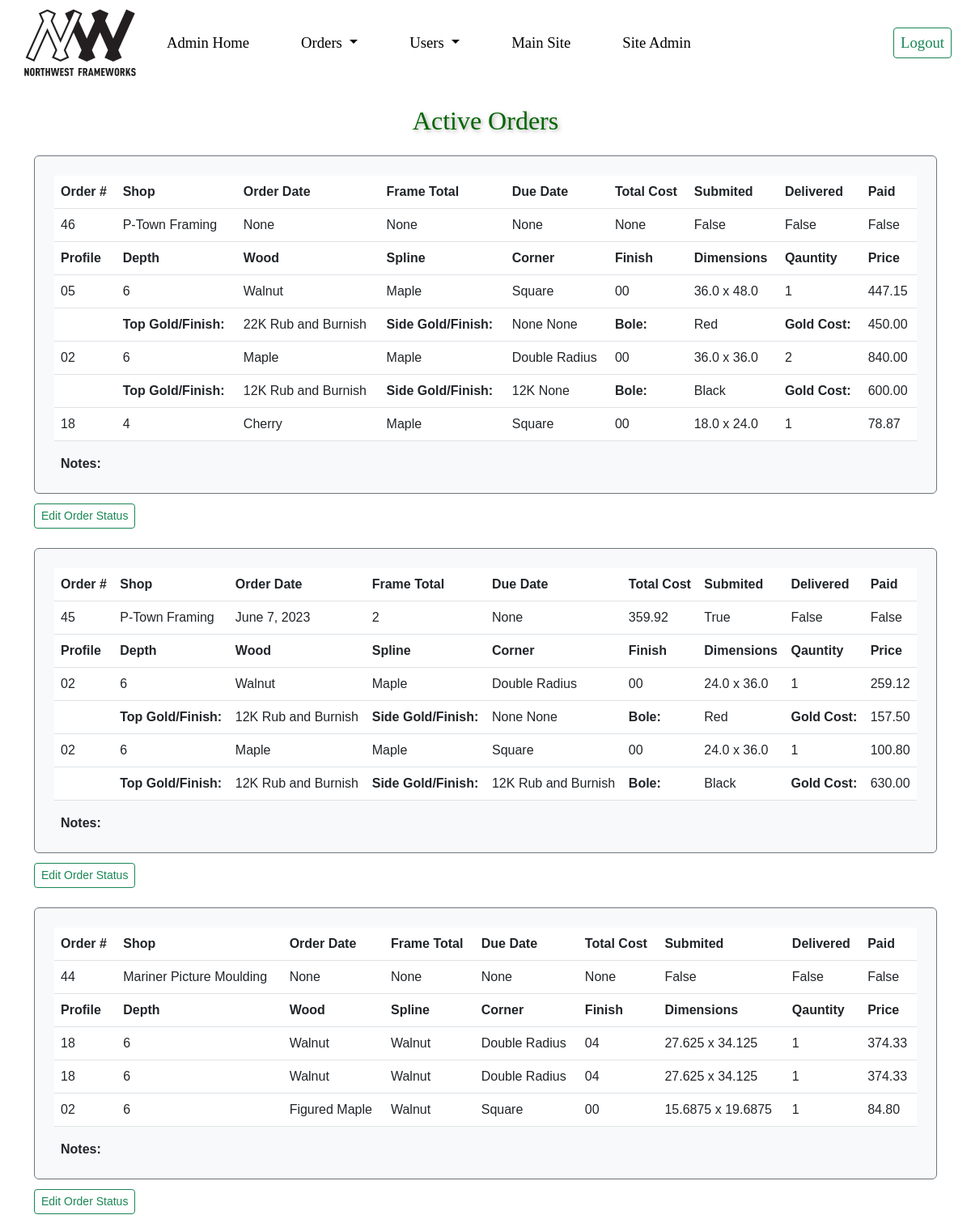
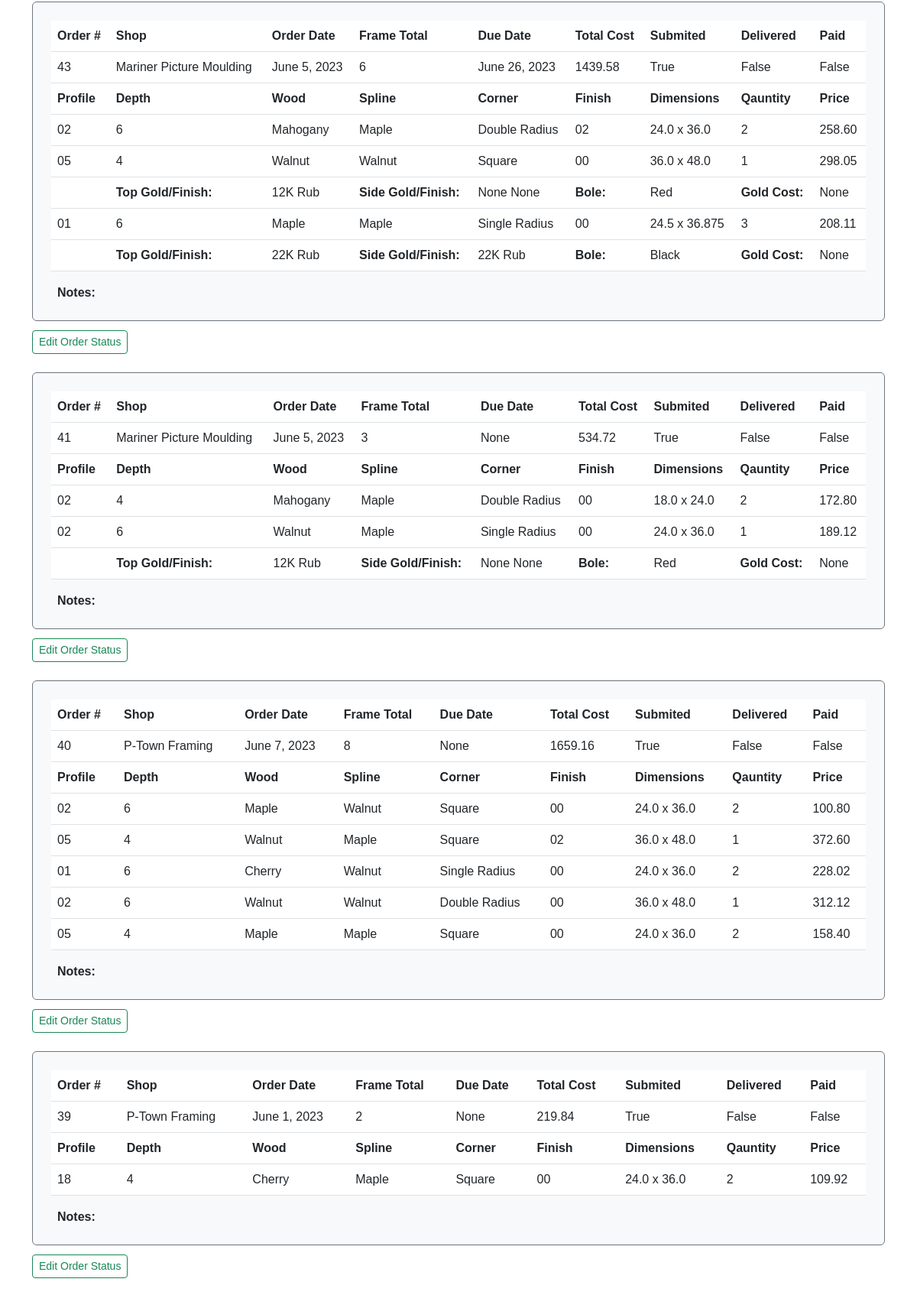
Before: /active_orders/ (signed in, upper part) with the older database file (2 pictures, top to bottom).
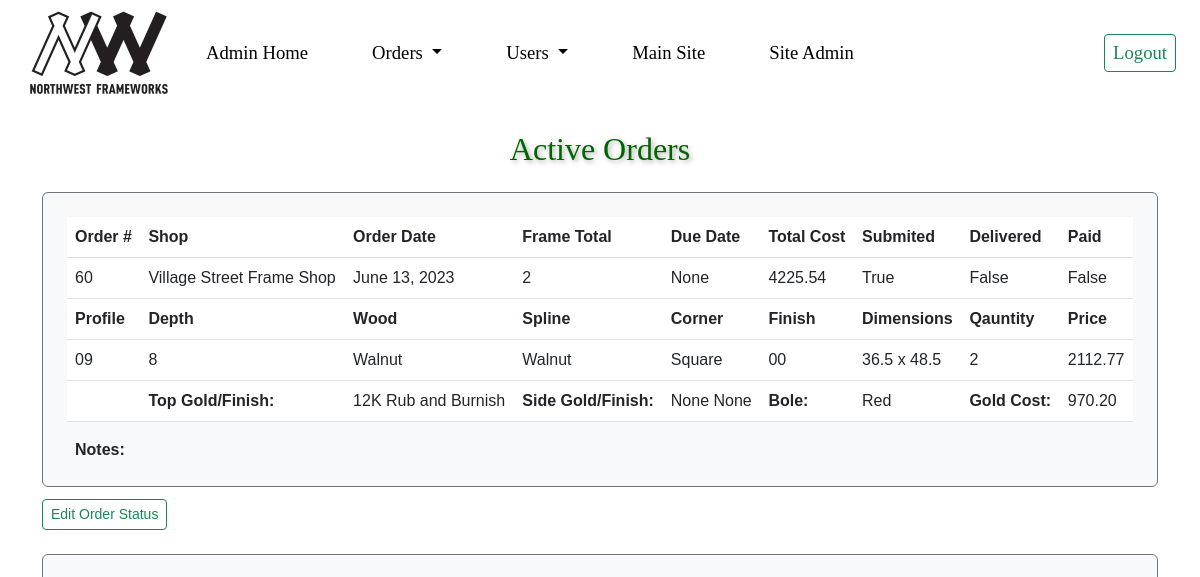
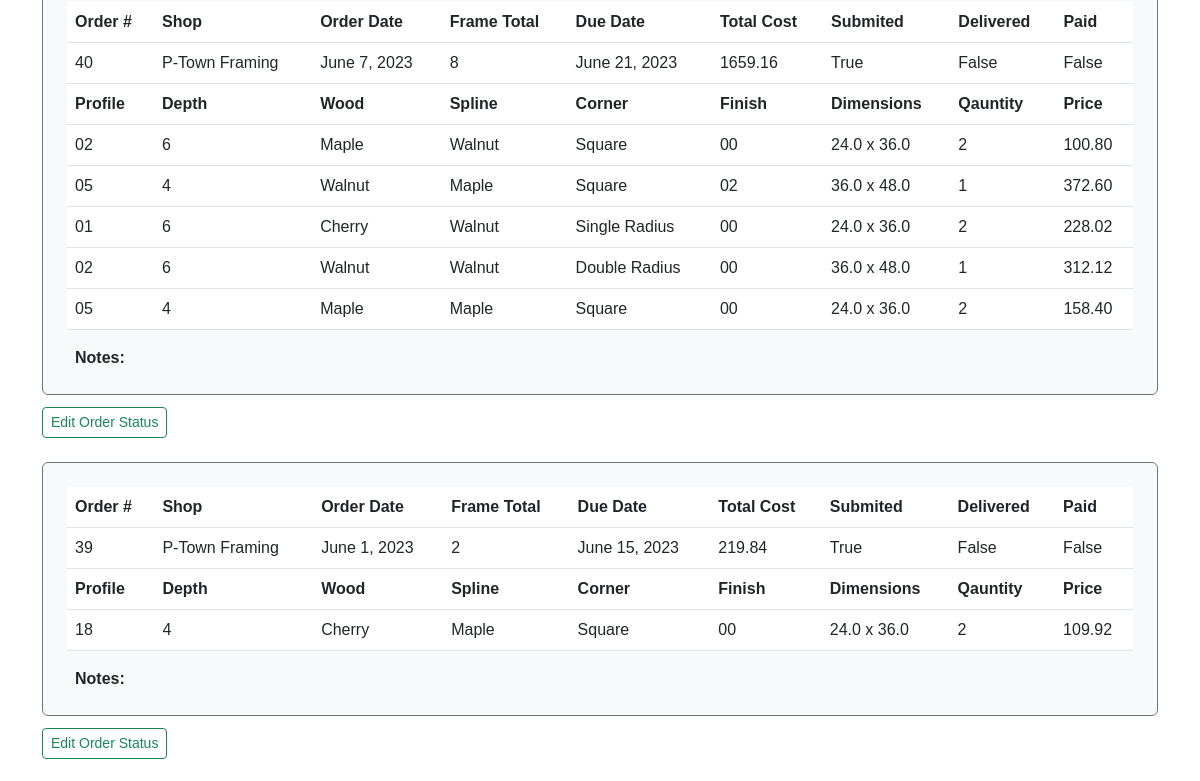
After: the same page with the newer database file (2 pictures, top to bottom).
### nw_orders_app/models.py (models this page shows, shortened)
class Order(models.Model):
    customer = models.ForeignKey(UserProfile, on_delete=models.SET_NULL, null=True, blank=True)
    order_date = models.DateField(null=True, blank=True)
    due_date = models.DateField(null=True, blank=True)
    complete = models.BooleanField(default=False)
    notes = models.CharField(max_length=300, blank=True)
    total_cost = models.DecimalField(max_digits=10, decimal_places=2, blank=True, null=True)
    frame_total = models.IntegerField(null=True, blank=True)
    order_delivered = models.BooleanField(default=False)
    order_paid = models.BooleanField(default=False)
    archive = models.BooleanField(default=False)
    class Meta:
        ordering = ('id',)

class OrderItem(models.Model):
    order = models.ForeignKey(Order, on_delete=models.SET_NULL, null=True)
    quantity = models.IntegerField(default=0, null=True, blank=True)
    date_added = models.DateTimeField(auto_now_add=True)
    profile = models.ForeignKey(FrameProfile, on_delete=models.SET_NULL, null=True)
    depth = models.IntegerField()
    wood = models.ForeignKey(Wood, on_delete=models.SET_NULL, null=True)
    spline = models.ForeignKey(Spline, on_delete=models.SET_NULL, null=True)
    finish = models.ForeignKey(Finish, on_delete=models.SET_NULL, null=True)
    width = models.FloatField()
    height = models.FloatField()
    price_ui = models.DecimalField(max_digits=10, decimal_places=2)
    ui = models.DecimalField(max_digits=10, decimal_places=2)
    frame_price = models.DecimalField(max_digits=10, decimal_places=2)
    corner = models.ForeignKey(Corner, on_delete=models.SET_NULL, null=True)
    gold = models.ForeignKey(Gold, on_delete=models.SET_NULL, null=True, blank=True)
    side_treatment = models.ForeignKey(SideTreatment, on_delete=models.SET_NULL, null=True, blank=True)
    top_treatment = models.ForeignKey(TopTreatment, on_delete=models.SET_NULL, null=True, blank=True)
    bole = models.ForeignKey(Bole, on_delete=models.SET_NULL, null=True, blank=True)
    gold_ordered = models.BooleanField(default=False)
    gold_cost = models.DecimalField(max_digits=10, decimal_places=2, blank=True, null=True)

class FrameProfile(models.Model):
    description = models.CharField(max_length=30, blank=True)
    number = models.CharField(max_length=20)
    image = models.ImageField(blank=True)
    width_quarters = models.DecimalField(max_digits=10, decimal_places=1)
    category = models.ForeignKey(PriceKey, on_delete=models.SET_NULL, null=True)
    class Meta:
        ordering = ('number',)

class Wood(models.Model):
    name = models.CharField(max_length=30)
    number = models.CharField(max_length=20, blank=True)
    image = models.ImageField(blank=True)
    price_modifier = models.DecimalField(max_digits=10, decimal_places=2)
    class Meta:
        ordering = ('name',)

class Spline(models.Model):
    name = models.CharField(max_length=30)
    number = models.CharField(max_length=20, blank=True)
    image = models.ImageField(blank=True)
    class Meta:
        ordering = ('name',)

class Corner(models.Model):
    name = models.CharField(max_length=20)
    image = models.ImageField(blank=True)
    price = models.DecimalField(max_digits=10, decimal_places=2)
    class Meta:
        ordering = ('name',)

class Finish(models.Model):
    name = models.CharField(max_length=30, blank=True)
    number = models.CharField(max_length=20)
    image = models.ImageField(blank=True)
    price_modifier = models.DecimalField(max_digits=10, decimal_places=2)
    class Meta:
        ordering = ('number',)

class TopTreatment(models.Model):
    gold = models.ForeignKey(Gold, on_delete=models.SET_NULL, null=True, blank=True)
    name = models.CharField(max_length=20, blank=True)
    image = models.ImageField(blank=True)
    price = models.DecimalField(max_digits=10, decimal_places=2)
    class Meta:
        ordering = ('gold', 'name')

class Gold(models.Model):
    name = models.CharField(max_length=10, blank=True)
    image = models.ImageField(blank=True)
    def __str__(self):
        return self.name

class SideTreatment(models.Model):
    gold = models.ForeignKey(Gold, on_delete=models.SET_NULL, null=True, blank=True)
    name = models.CharField(max_length=20, blank=True)
    image = models.ImageField(blank=True)
    price = models.DecimalField(max_digits=10, decimal_places=2)
    class Meta:
        ordering = ('gold', 'name')

class Bole(models.Model):
    name = models.CharField(max_length=10, blank=True)
    image = models.ImageField(blank=True)

### nw_users_app/models.py (models this page shows, shortened)
class UserProfile(models.Model):
    user_name = models.ForeignKey(User, on_delete=models.CASCADE)
    first_name = models.CharField(max_length=30)
    last_name = models.CharField(max_length=30)
    phone_num = models.CharField(max_length=20)
    email = models.EmailField()
    shop_name = models.CharField(max_length=50)
    shop_address = models.CharField(max_length=50)
    shop_city = models.CharField(max_length=20)
    shop_state = models.CharField(max_length=20)
    shop_zipcode = models.CharField(max_length=15)
    website = models.URLField(blank=True)
    class Meta:
        ordering = ('shop_name',)

### nw_users_app/views.py (the view)
# urls.py: path('active_orders/', views.active_orders, name = 'active_orders'),
@login_required
def active_orders(request):
    order = Order.objects.filter(archive=False)
    context = {
        'order': order,
    }
    if order.count() == 0:
        messages.warning(
            request, 'There are no orders for this selection.')
        return render(request, 'user/active_orders.html', context)
    else:
        return render(request, 'user/active_orders.html', context)

### templates/user/active_orders.html
{% extends 'base-admin.html' %} {% block content %}
<div class="container-md">
    <h2 class="text-center mt-4 mb-4">Active Orders</h2>
    {% if order %}
    <div class="row my-2 justify-content-center">
        <div class="col-md-12">
            {% for order in order reversed %}
            <div class="table-responsive form-control rounded bg-light p-4 mb-2
                        border border-secondary text-left">
                <table class="table">
                    <thead>
                        <tr class="bg-info bg-opacity-50">
                            <th scope="col">Order #</th>
                            <th scope="col">Shop</th>
                            <th scope="col">Order Date</th>
                            <th scope="col">Frame Total</th>
                            <th scope="col">Due Date</th>
                            <th scope="col">Total Cost</th>
                            <th scope="col">Submited</th>
                            <th scope="col">Delivered</th>
                            <th scope="col">Paid</th>
                        </tr>
                    </thead>
                    <tbody>
                        <tr>
                            <td>{{ order.id }} </td>
                            <td>{{ order.customer.shop_name }}</td>
                            <td>{{ order.order_date }} </td>
                            <td>{{ order.frame_total }} </td>
                            <td>{{ order.due_date }}</td>
                            <td>{{ order.total_cost }} </td>
                            <td>{{ order.complete }}</td>
                            <td>{{ order.order_delivered }}</td>
                            <td>{{ order.order_paid }}</td>
                        </tr>
                        <thead>
                            <tr class="bg-secondary bg-opacity-25">
                                <th scope="col">Profile</th>
                                <th scope="col">Depth</th>
                                <th scope="col">Wood</th>
                                <th scope="col">Spline</th>
                                <th scope="col">Corner</th>
                                <th scope="col">Finish</th>
                                <th scope="col">Dimensions</th>
                                <th scope="col">Qauntity</th>
                                <th scope="col">Price</th>
                            </tr>
                        </thead>
                        {% for item in order.orderitem_set.all %}
                    <tbody>
                        <tr>
                            <td>{{ item.profile.number }}</td>
                            <td>{{ item.depth }}</td>
                            <td>{{ item.wood.name }}</td>
                            <td>{{ item.spline.name }}</td>
                            <td>{{ item.corner.name }}</td>
                            <td>{{ item.finish.number }}</td>
                            <td>{{ item.width }} x {{ item.height }}</td>
                            <td>{{ item.quantity }}</td>
                            <td>{{ item.frame_price }}</td>
                        </tr>
                    </tbody>
                    {% if item.gold_ordered %}
                    <tbody>
                        <tr>
                            <td></td>
                            <td class="fw-bold">Top Gold/Finish:</td>
                            <td>{{ item.top_treatment.gold }} {{ item.top_treatment.name }}</td>
                            <td class="fw-bold">Side Gold/Finish:</td>
                            <td>{{ item.side_treatment.gold }} {{ item.side_treatment.name }}</td>
                            <td class="fw-bold">Bole:</td>
                            <td>{{ item.bole.name }}</td>
                            <td class="fw-bold">Gold Cost:</td>
                            <td>{{ item.gold_cost }}</td>
                        </tr>
                    </tbody>
                    {% endif %}
                    {% endfor %}
                </table>
                <div class="row justify-content-left ps-2 fw-bold">
                    <div class="col-md-1"> Notes: </div>
                    <div class='col-md-9 fw-normal'> {{ order.notes }}</div>
                </div>
            </div>
            <a href="{% url 'update_order' order.id %}" class="btn btn-sm btn-outline-success mt-1 mb-4">Edit Order Status</a>
            {% endfor %}
        </div>
    </div>
    {% endif %}
</div>
{% endblock %}

Changed rows visible on the page:
removed Order: id "46", customer.shop_name "P-Town Framing", order_date "None", frame_total "None", due_date "None", total_cost "None", complete "False", order_delivered "False", order_paid "False"
removed OrderItem: profile.number "05", depth "6", wood.name "Walnut", spline.name "Maple", corner.name "Square", finish.number "00", width "36.0", height "48.0", quantity "1", frame_price "447.15", top_treatment.gold "22K", top_treatment.name "Rub and Burnish", side_treatment.gold "None", side_treatment.name "None", bole.name "Red", gold_cost "450.00", shown under "46"
removed OrderItem: profile.number "02", depth "6", wood.name "Maple", spline.name "Maple", corner.name "Double Radius", finish.number "00", width "36.0", height "36.0", quantity "2", frame_price "840.00", top_treatment.gold "12K", top_treatment.name "Rub and Burnish", side_treatment.gold "12K", side_treatment.name "None", bole.name "Black", gold_cost "600.00", shown under "46"
removed OrderItem: profile.number "18", depth "4", wood.name "Cherry", spline.name "Maple", corner.name "Square", finish.number "00", width "18.0", height "24.0", quantity "1", frame_price "78.87", shown under "46"
removed Order: id "45", customer.shop_name "P-Town Framing", order_date "June 7, 2023", frame_total "2", due_date "None", total_cost "359.92", complete "True", order_delivered "False", order_paid "False"
removed OrderItem: profile.number "02", depth "6", wood.name "Walnut", spline.name "Maple", corner.name "Double Radius", finish.number "00", width "24.0", height "36.0", quantity "1", frame_price "259.12", top_treatment.gold "12K", top_treatment.name "Rub and Burnish", side_treatment.gold "None", side_treatment.name "None", bole.name "Red", gold_cost "157.50", shown under "45"
removed OrderItem: profile.number "02", depth "6", wood.name "Maple", spline.name "Maple", corner.name "Square", finish.number "00", width "24.0", height "36.0", quantity "1", frame_price "100.80", top_treatment.gold "12K", top_treatment.name "Rub and Burnish", side_treatment.gold "12K", side_treatment.name "Rub and Burnish", bole.name "Black", gold_cost "630.00", shown under "45"
removed Order: id "44", customer.shop_name "Mariner Picture Moulding", order_date "None", frame_total "None", due_date "None", total_cost "None", complete "False", order_delivered "False", order_paid "False"
removed OrderItem: profile.number "18", depth "6", wood.name "Walnut", spline.name "Walnut", corner.name "Double Radius", finish.number "04", width "27.625", height "34.125", quantity "1", frame_price "374.33", shown under "44"
removed OrderItem: profile.number "18", depth "6", wood.name "Walnut", spline.name "Walnut", corner.name "Double Radius", finish.number "04", width "27.625", height "34.125", quantity "1", frame_price "374.33", shown under "44"
removed OrderItem: profile.number "02", depth "6", wood.name "Figured Maple", spline.name "Walnut", corner.name "Square", finish.number "00", width "15.6875", height "19.6875", quantity "1", frame_price "84.80", shown under "44"
removed Order: id "43", customer.shop_name "Mariner Picture Moulding", order_date "June 5, 2023", frame_total "6", due_date "June 26, 2023", total_cost "1439.58", complete "True", order_delivered "False", order_paid "False"
removed OrderItem: profile.number "02", depth "6", wood.name "Mahogany", spline.name "Maple", corner.name "Double Radius", finish.number "02", width "24.0", height "36.0", quantity "2", frame_price "258.60", shown under "43"
removed OrderItem: profile.number "05", depth "4", wood.name "Walnut", spline.name "Walnut", corner.name "Square", finish.number "00", width "36.0", height "48.0", quantity "1", frame_price "298.05", top_treatment.gold "12K", top_treatment.name "Rub", side_treatment.gold "None", side_treatment.name "None", bole.name "Red", gold_cost "None", shown under "43"
removed OrderItem: profile.number "01", depth "6", wood.name "Maple", spline.name "Maple", corner.name "Single Radius", finish.number "00", width "24.5", height "36.875", quantity "3", frame_price "208.11", top_treatment.gold "22K", top_treatment.name "Rub", side_treatment.gold "22K", side_treatment.name "Rub", bole.name "Black", gold_cost "None", shown under "43"
removed Order: id "41", customer.shop_name "Mariner Picture Moulding", order_date "June 5, 2023", frame_total "3", due_date "None", total_cost "534.72", complete "True", order_delivered "False", order_paid "False"
removed OrderItem: profile.number "02", depth "4", wood.name "Mahogany", spline.name "Maple", corner.name "Double Radius", finish.number "00", width "18.0", height "24.0", quantity "2", frame_price "172.80", shown under "41"
removed OrderItem: profile.number "02", depth "6", wood.name "Walnut", spline.name "Maple", corner.name "Single Radius", finish.number "00", width "24.0", height "36.0", quantity "1", frame_price "189.12", top_treatment.gold "12K", top_treatment.name "Rub", side_treatment.gold "None", side_treatment.name "None", bole.name "Red", gold_cost "None", shown under "41"
added Order: id "60", customer.shop_name "Village Street Frame Shop", order_date "June 13, 2023", frame_total "2", due_date "None", total_cost "4225.54", complete "True", order_delivered "False", order_paid "False"
added OrderItem: profile.number "09", depth "8", wood.name "Walnut", spline.name "Walnut", corner.name "Square", finish.number "00", width "36.5", height "48.5", quantity "2", frame_price "2112.77", top_treatment.gold "12K", top_treatment.name "Rub and Burnish", side_treatment.gold "None", side_treatment.name "None", bole.name "Red", gold_cost "970.20", shown under "60"
changed Order id 40: due_date "None" → "June 21, 2023"
changed Order id 39: due_date "None" → "June 15, 2023"
